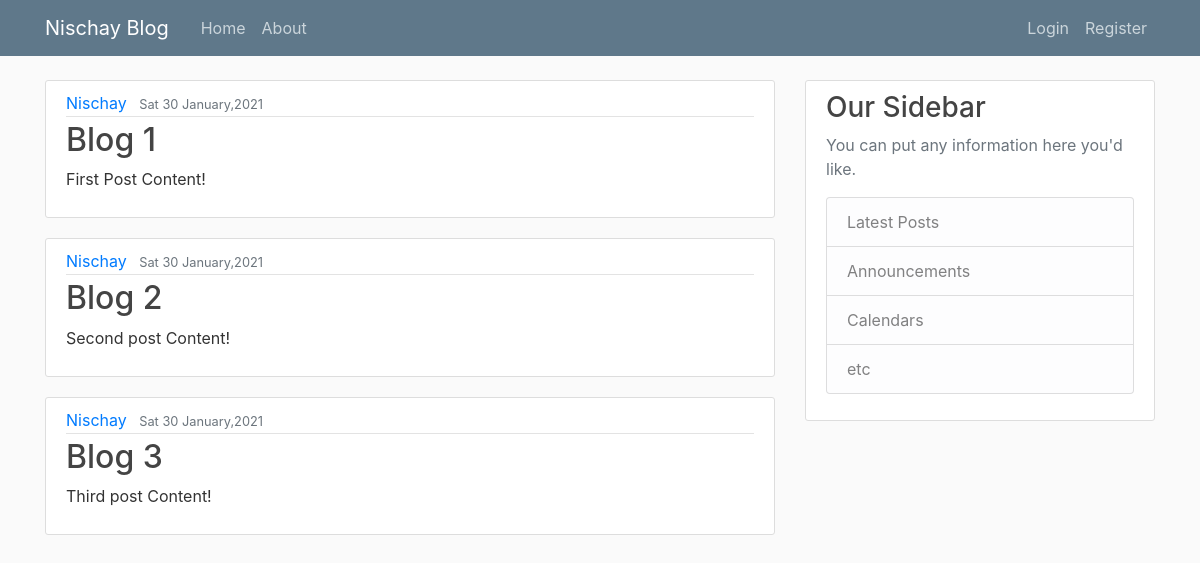
The page / on the database its author committed.
### myblog/models.py (models this page shows, shortened)
class Post(models.Model):
    title = models.CharField(max_length=100)
    content = models.TextField()
    date_posted = models.DateTimeField(default=timezone.now())
    author = models.ForeignKey(User, on_delete=models.CASCADE)

### myblog/views.py (the view)
# urls.py: 2. Add a URL to urlpatterns:  path('', views.home, name='home')
def home(request):             # templates home html
    context = {
        'posts': Post.objects.all()
    }
    return render (request, 'myblog/home.html', context)

### myblog/templates/myblog/home.html
{% extends 'myblog/base.html' %}
{% block content %}
    {% for post in posts %}
        <article class="media content-section">
            <div class="media-body">
                <div class="article-metadata">
                <a class="mr-2" href="#">{{ post.author }}</a>
                <small class="text-muted">{{ post.date_posted|date:"D d F,Y" }}</small>
                </div>
                <h2><a class="article-title" href="#">{{ post.title }}</a></h2>
                <p class="article-content">{{ post.content }}</p>
            </div>
        </article>
    {% endfor %}
{% endblock content %}

### myblog/templates/myblog/base.html (shortened to what this page needs)
{% load static %}
<!DOCTYPE html>
<html>
    <head>
        <link rel="stylesheet" href="https://maxcdn.bootstrapcdn.com/bootstrap/4.0.0/css/bootstrap.min.css">
        <link rel="stylesheet" type="text/css" href="{% static 'myblog/main.css' %}">
    </head>
    <body>
        <header class="site-header">
            <nav class="navbar navbar-expand-md navbar-dark bg-steel fixed-top">
              <div class="container">
                <a class="navbar-brand mr-4" href="/">Nischay Blog</a>
                <div class="collapse navbar-collapse" id="navbarToggle">
                  <div class="navbar-nav mr-auto">
                    <a class="nav-item nav-link" href="{% url 'blog-home' %}">Home</a>
                    <a class="nav-item nav-link" href="{% url 'blog-about' %}">About</a>
                  </div>
                  <div class="navbar-nav">
                    {% if user.is_authenticated %}
                      <a class="nav-item nav-link" href="{% url 'profile' %}">Profile</a>
                      <a class="nav-item nav-link" href="{% url 'logout' %}">Logout</a>
                    {% else %}
                      <a class="nav-item nav-link" href="{% url 'login' %}">Login</a>
                      <a class="nav-item nav-link" href="{% url 'register' %}">Register</a>
                    {% endif %}
                  </div>
                </div>
              </div>
            </nav>
        </header>
        <main role="main" class="container">
            <div class="row">
              <div class="col-md-8">
                {% block content %}{% endblock %}
              </div>
              <div class="col-md-4">
                <div class="content-section">
                    <h3>Our Sidebar</h3>
                  <p class='text-muted'>You can put any information here you'd like.
                    <ul class="list-group">
                      <li class="list-group-item list-group-item-light">Latest Posts</li>
                      <li class="list-group-item list-group-item-light">Announcements</li>
                      <li class="list-group-item list-group-item-light">Calendars</li>
                      <li class="list-group-item list-group-item-light">etc</li>
                    </ul>
                  </p>
                </div>
              </div>
            </div>
        </main>
    </body>
</html>

### myblog/static/myblog/main.css (style rules this page uses)
body { background: #fafafa; color: #333333; margin-top: 5rem; }
h1, h2, h3, h4, h5, h6 { color: #444444; }
ul { margin: 0; }
.bg-steel { background-color: #5f788a; }
.site-header .navbar-nav .nav-link { color: #cbd5db; }
.content-section { background: #ffffff; padding: 10px 20px; border: 1px solid #dddddd; border-radius: 3px; margin-bottom: 20px; }
.article-title { color: #444444; }
.article-content { white-space: pre-line; }
.article-metadata { padding-bottom: 1px; margin-bottom: 4px; border-bottom: 1px solid #e3e3e3 }

### rows shown on the page
Post: author "Nischay", date_posted "Sat 30 January,2021", title "Blog 1", content "First Post Content!"
Post: author "Nischay", date_posted "Sat 30 January,2021", title "Blog 2", content "Second post Content!"
Post: author "Nischay", date_posted "Sat 30 January,2021", title "Blog 3", content "Third post Content!"
